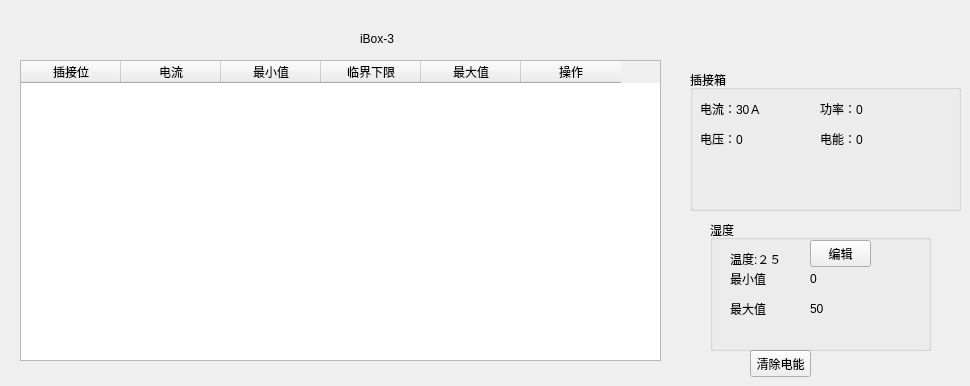
   <widget class="QWidget" name="page_10">
    <widget class="QLabel" name="label_286">
     <property name="geometry">
      <rect>
       <x>360</x>
       <y>30</y>
       <width>66</width>
       <height>17</height>
      </rect>
     </property>
     <property name="text">
      <string>iBox-3</string>
     </property>
    </widget>
    <widget class="QPushButton" name="pushButton_63">
     <property name="geometry">
      <rect>
       <x>750</x>
       <y>350</y>
       <width>61</width>
       <height>27</height>
      </rect>
     </property>
     <property name="text">
      <string>清除电能</string>
     </property>
    </widget>
    <widget class="QTableWidget" name="tableWidget_6">
     <property name="geometry">
      <rect>
       <x>20</x>
       <y>60</y>
       <width>641</width>
       <height>301</height>
      </rect>
     </property>
     <column>
      <property name="text">
       <string>插接位</string>
      </property>
     </column>
     <column>
      <property name="text">
       <string>电流</string>
      </property>
     </column>
     <column>
      <property name="text">
       <string>最小值</string>
      </property>
     </column>
     <column>
      <property name="text">
       <string>临界下限</string>
      </property>
     </column>
     <column>
      <property name="text">
       <string>最大值</string>
      </property>
     </column>
     <column>
      <property name="text">
       <string>操作</string>
      </property>
     </column>
    </widget>
    <widget class="QGroupBox" name="groupBox_10">
     <property name="geometry">
      <rect>
       <x>690</x>
       <y>70</y>
       <width>271</width>
       <height>141</height>
      </rect>
     </property>
     <property name="title">
      <string>插接箱</string>
     </property>
     <widget class="QLabel" name="label_24">
      <property name="geometry">
       <rect>
        <x>10</x>
        <y>30</y>
        <width>91</width>
        <height>17</height>
       </rect>
      </property>
      <property name="text">
       <string>电流：30Ａ</string>
      </property>
     </widget>
     <widget class="QLabel" name="label_29">
      <property name="geometry">
       <rect>
        <x>130</x>
        <y>30</y>
        <width>81</width>
        <height>17</height>
       </rect>
      </property>
      <property name="text">
       <string>功率：0　</string>
      </property>
     </widget>
     <widget class="QLabel" name="label_32">
      <property name="geometry">
       <rect>
        <x>10</x>
        <y>60</y>
        <width>81</width>
        <height>17</height>
       </rect>
      </property>
      <property name="text">
       <string>电压：0　</string>
      </property>
     </widget>
     <widget class="QLabel" name="label_33">
      <property name="geometry">
       <rect>
        <x>130</x>
        <y>60</y>
        <width>81</width>
        <height>17</height>
       </rect>
      </property>
      <property name="text">
       <string>电能：0　</string>
      </property>
     </widget>
    </widget>
    <widget class="QGroupBox" name="groupBox_11">
     <property name="geometry">
      <rect>
       <x>710</x>
       <y>220</y>
       <width>221</width>
       <height>131</height>
      </rect>
     </property>
     <property name="title">
      <string>湿度</string>
     </property>
     <widget class="QLabel" name="label_366">
      <property name="geometry">
       <rect>
        <x>20</x>
        <y>30</y>
        <width>66</width>
        <height>17</height>
       </rect>
      </property>
      <property name="text">
       <string>温度:２５</string>
      </property>
     </widget>
     <widget class="QLabel" name="label_368">
      <property name="geometry">
       <rect>
        <x>20</x>
        <y>50</y>
        <width>66</width>
        <height>17</height>
       </rect>
      </property>
      <property name="text">
       <string>最小值</string>
      </property>
     </widget>
     <widget class="QLabel" name="label_370">
      <property name="geometry">
       <rect>
        <x>100</x>
        <y>50</y>
        <width>66</width>
        <height>17</height>
       </rect>
      </property>
      <property name="text">
       <string>0</string>
      </property>
     </widget>
     <widget class="QLabel" name="label_369">
      <property name="geometry">
       <rect>
        <x>100</x>
        <y>80</y>
        <width>66</width>
        <height>17</height>
       </rect>
      </property>
      <property name="text">
       <string>50</string>
      </property>
     </widget>
     <widget class="QLabel" name="label_371">
      <property name="geometry">
       <rect>
        <x>20</x>
        <y>80</y>
        <width>66</width>
        <height>17</height>
       </rect>
      </property>
      <property name="text">
       <string>最大值</string>
      </property>
     </widget>
     <widget class="QPushButton" name="pushButton_67">
      <property name="geometry">
       <rect>
        <x>100</x>
        <y>20</y>
        <width>61</width>
        <height>27</height>
       </rect>
      </property>
      <property name="text">
       <string>编辑</string>
      </property>
     </widget>
    </widget>
    <zorder>label_286</zorder>
    <zorder>pushButton_63</zorder>
    <zorder>tableWidget_6</zorder>
    <zorder>groupBox_10</zorder>
    <zorder>groupBox_11</zorder>
    <zorder>label_24</zorder>
   </widget>
